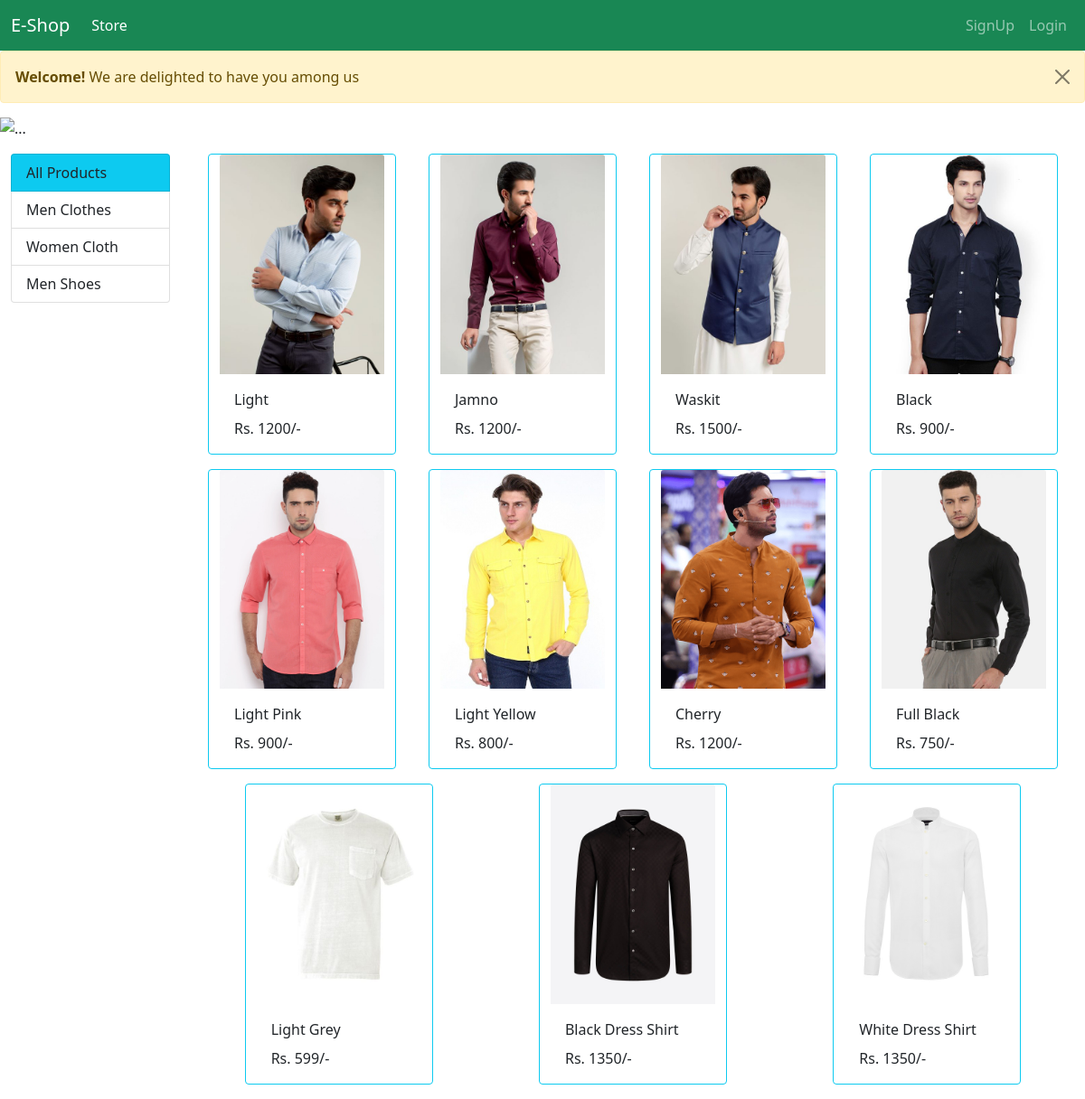
The page /?category=6 on the database its author committed.
### store/models/category.py (models this page shows, shortened)
class Category(models.Model):
    name=models.CharField(max_length=40)
    @staticmethod
    def get_all_categories():
        return Category.objects.all()

### store/models/product.py (models this page shows, shortened)
class Product(models.Model):
    name=models.CharField(max_length=50)
    price=models.IntegerField(default=0)
    category=models.ForeignKey(Category, on_delete=models.CASCADE,default=1)
    description= models.CharField(max_length=200,default='')
    image=models.ImageField(upload_to='upload/product/')
    @staticmethod
    def get_all_products_by_category_id(category_id):
        if category_id:
            return Product.objects.filter(category= category_id)
        else:
            return Product.objects.all()

### store/views/home.py (the view, shortened to what this page needs)
# urls.py: path('', Index.as_view(), name='homepage'),
class Index(View):
    def get(self, request):
        cart=request.session.get('cart')
        if not cart:
            request.session['cart']={}
        products = None
        categories = Category.get_all_categories()
        category_id = request.GET.get('category')
        if category_id:
            products = Product.get_all_products_by_category_id(category_id)
        else:
            products = Product.get_all_products()
        data = {}
        data['products'] = products
        data['categories'] = categories
        return render(request, "index.html", data)

### store/templatetags/cart.py (called while the page is built)
@register.filter(name='is_in_cart')
def is_in_cart(product,cart):
    keys=cart.keys()
    for id in keys:
        if int(id)==product.id:
            return True
    return False

@register.filter(name='for_currency')
def for_currency(number):
    return "Rs. " + str(number) + "/-"

### store/templates/index.html (shortened to what this page needs)
{% extends 'base.html' %}
{% block content %}
{% load cart %}
<div class="alert alert-warning alert-dismissible fade show" role="alert">
	<strong>Welcome!</strong> We are delighted to have you among us
	<button type="button" class="btn-close" data-bs-dismiss="alert" aria-label="Close"></button>
</div>
<div class="container-fluid mt-0 px-0">
	<div id="carouselExampleIndicators" class="carousel slide" data-bs-ride="carousel">
		<div class="carousel-indicators">
			<button type="button" data-bs-target="#carouselExampleIndicators" data-bs-slide-to="0" class="active"
				aria-current="true" aria-label="Slide 1"></button>
			<button type="button" data-bs-target="#carouselExampleIndicators" data-bs-slide-to="1"
				aria-label="Slide 2"></button>
			<button type="button" data-bs-target="#carouselExampleIndicators" data-bs-slide-to="2"
				aria-label="Slide 3"></button>
		</div>
		<div class="carousel-inner">
			<div class="carousel-item active">
				<img src="https://source.unsplash.com/1900x500/?pent" class="d-block w-100" alt="..." />
			</div>
		</div>
		<button class="carousel-control-prev" type="button" data-bs-target="#carouselExampleIndicators"
			data-bs-slide="prev">
			<span class="carousel-control-prev-icon" aria-hidden="true"></span>
		</button>
		<button class="carousel-control-next" type="button" data-bs-target="#carouselExampleIndicators"
			data-bs-slide="next">
			<span class="carousel-control-next-icon" aria-hidden="true"></span>
		</button>
	</div>
</div>
<div class="container-fluid mt-3">
	<div class="row">
		<div class="col-lg-2 mx-auto" >
			<div class="list-group">
				<a href="/" class="list-group-item list-group-item-action bg-info">All Products</a>
				{% for category in categories %}
				<a href="/?category={{category.id}}"
					class="list-group-item list-group-item-action" id="category_color">{{category.name}}</a>
				{% endfor %}
			</div>
		</div>
		<div id='products' class="col-lg-10 mx-auto ">
			<div class="row mx-auto">
				{% for product in products %}
				<div class="card mx-auto mb-3 border-info" id={{product.id}} style="width: 13rem;">
					<img class="card-img-top" src="{{product.image.url}}" alt="Card image cap">
					<div class="card-body">
						<p class="card-title">{{product.name}}</p>
						<p class="card-text">{{product.price|for_currency}}</p>
					</div>
				</div>
				{% endfor %}
			</div>
		</div>
	</div>
</div>
{% endblock %}

### rows shown on the page
Category: name "Men Clothes"
Category: name "Women Cloth"
Category: name "Men Shoes"
Product: image (picture), name "Light", price|for_currency "Rs. 1200/-"
Product: image (picture), name "Jamno", price|for_currency "Rs. 1200/-"
Product: image (picture), name "Waskit", price|for_currency "Rs. 1500/-"
Product: image (picture), name "Black", price|for_currency "Rs. 900/-"
Product: image (picture), name "Light Pink", price|for_currency "Rs. 900/-"
Product: image (picture), name "Light Yellow", price|for_currency "Rs. 800/-"
Product: image (picture), name "Cherry", price|for_currency "Rs. 1200/-"
Product: image (picture), name "Full Black", price|for_currency "Rs. 750/-"
Product: image (picture), name "Light Grey", price|for_currency "Rs. 599/-"
Product: image (picture), name "Black Dress Shirt", price|for_currency "Rs. 1350/-"
Product: image (picture), name "White Dress Shirt", price|for_currency "Rs. 1350/-"
